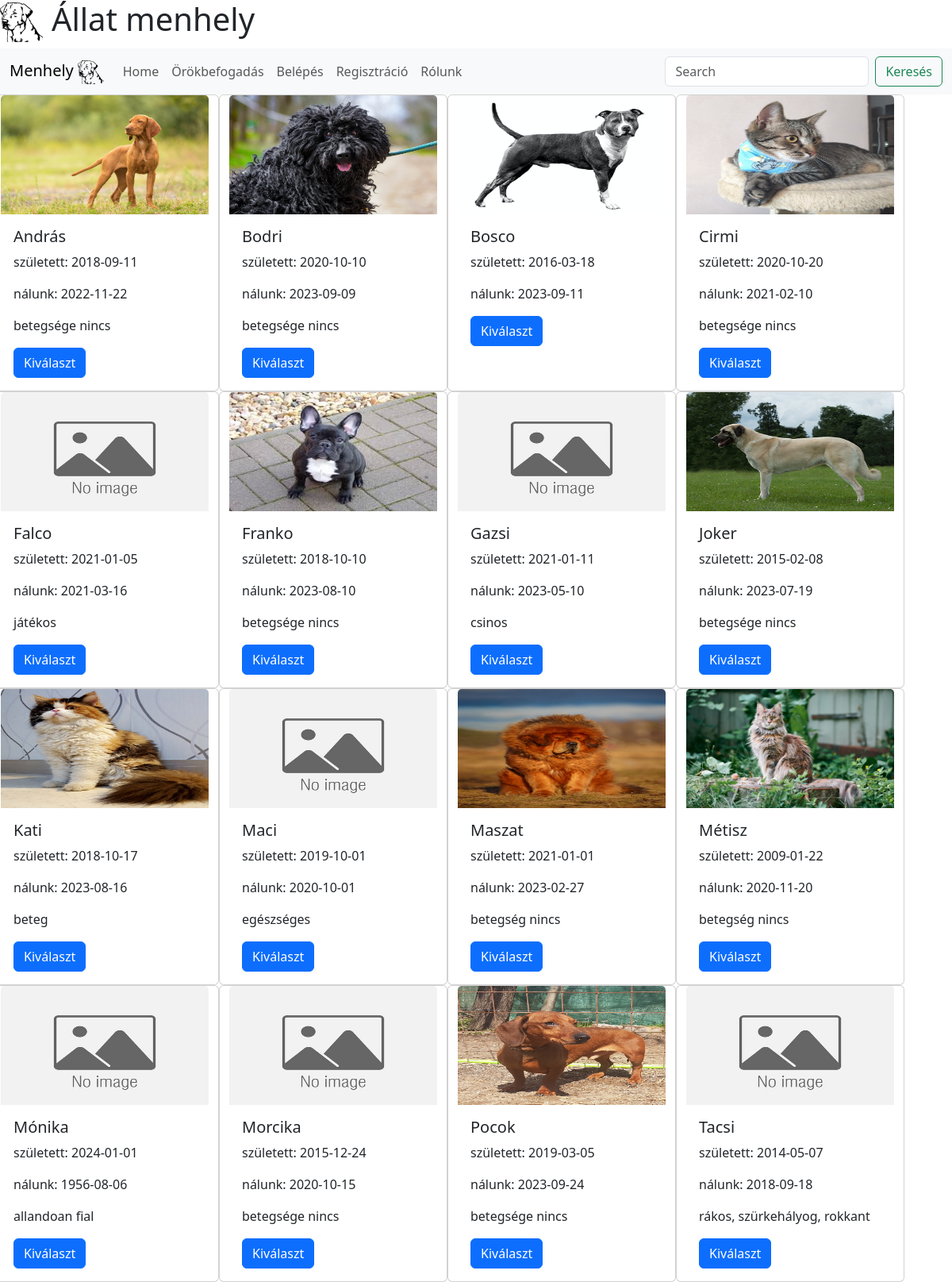
The page / on the database its author committed.
### tables this page shows
CREATE TABLE `allat` (
  `allatid` int(10) UNSIGNED NOT NULL,
  `allat_neve` varchar(70) NOT NULL,
  `faj` varchar(60) NOT NULL,
  `fajta` varchar(30) DEFAULT NULL,
  `szuletesi_ido` date DEFAULT NULL,
  `nem` varchar(50) DEFAULT NULL,
  `megjegyzes` varchar(28) DEFAULT NULL,
  `nyilvantartasban` date NOT NULL DEFAULT current_timestamp()
);

### classes/Database.php (called while the page is built, shortened)
<?php
class Database {
    private $db = null;
    public function __construct($host, $username, $pass, $db) {
        try {
            $this->db = new mysqli($host, $username, $pass, $db);
            $this->db->set_charset("utf8");
        } catch (Exception $exc) {
            $this->error = true;
            echo '<p>Az adatbázis nem elérhető!</p>';
            exit();
        }
    }
    public function osszesAllat() {
        $result = $this->db->query("SELECT * FROM `allat`");
        return $result->fetch_all(MYSQLI_ASSOC);
    }
}

### pages/home.php (the view)
<div class="row">
    <?php
    foreach ($db->osszesAllat() as $row) {
        $image = null;
        if (file_exists("./allatkepek/" . $row['allat_neve'] . ".jpg")) {
            $image = "./allatkepek/" . $row['allat_neve'] . ".jpg";
        } else if (file_exists("./allatkepek/" . $row['allat_neve'] . ".jpeg")) {
            $image = "./allatkepek/" . $row['allat_neve'] . ".jpeg";
        } else if (file_exists("./allatkepek/" . $row['allat_neve'] . ".png")) {
            $image = "./allatkepek/" . $row['allat_neve'] . ".png";
        } else {
            $image = "./images/noimage.jpg";
        }
        $card = '<div class="card" style="width: 18rem;">
                    <img src="'.$image.'" class="card-img-top" alt="...">
                    <div class="card-body">
                        <h5 class="card-title">' . $row['allat_neve'] . '</h5>' .
                '<p class="card-text">született: ' . $row['szuletesi_ido'] . '</p>' .
                '<p class="card-text">nálunk: ' . $row['nyilvantartasban'] . '</p>' .
                '<p class="card-text">' . $row['megjegyzes'] . '</p>' .
                '<a href="index.php?menu=home&id=' . $row['allatid'] . '" class="btn btn-primary">Kiválaszt</a>
                    </div>
                </div>
            ';
        echo $card;
    }
    ?>
</div>

### layout/head.php (shortened to what this page needs)
<!DOCTYPE html>
<html lang="hu">
    <head>
        <link rel="stylesheet" href="https://cdnjs.cloudflare.com/ajax/libs/bootstrap/5.3.0-alpha1/css/bootstrap.min.css" />
        <link rel="stylesheet" href="./layout/menhely.css"/>
    </head>

### index.php (shortened to what this page needs)
<?php
require_once './classes/Database.php';
$db = new Database("localhost", "root", "", "menhely");
require_once './layout/head.php';
$menu = filter_input(INPUT_GET, "menu");
?>
<body>
    <?php
    require_once './layout/header.php';
    require_once './layout/menu.php';
    require_once './tartalom.php';
    ?>
</body>
</html>

### layout/header.php
<h1><img src="./images/labrador.svg" alt="alt" height="50"/> Állat menhely</h1>

### layout/menu.php (shortened to what this page needs)
<nav class="navbar navbar-expand-lg bg-body-tertiary">
    <div class="container-fluid">
        <a class="navbar-brand" href="#">
            Menhely
            <img src="./images/labrador.svg" height="30" alt="Menhely logo">
        </a>
        <div class="collapse navbar-collapse" id="navbarSupportedContent">
            <ul class="navbar-nav me-auto mb-2 mb-lg-0">
                <li class="nav-item">
                    <a class="nav-link" aria-current="page" href="index.php?menu=home">Home</a>
                </li>
                <?php
                if ($_SESSION['login']) {
                    echo '<li class="nav-item">
                        <a class="nav-link' . ($menu == 'orokbefogadasUser' ? ' active' : '') . '" aria-current="page" href="index.php?menu=orokbefogadasUser">Örökbefogadás</a>
                      </li>
                        <li class = "nav-item">
                            <a class = "nav-link' . ($menu == 'logout' ? ' active' : '') . '" href = "index.php?menu=logout">Kilépés</a>
                        </li>';
                } else {
                    echo '<li class = "nav-item">
                        <a class = "nav-link' . ($menu == 'orokbefogadasGuest' ? ' active' : '') . '" aria-current = "page" href = "index.php?menu=orokbefogadasGuest">Örökbefogadás</a>
                    </li>
                    <li class = "nav-item">
                        <a class = "nav-link' . ($menu == 'login' ? ' active' : '') . '" href = "index.php?menu=login">Belépés</a>
                    </li>
                    <li class = "nav-item">
                        <a class = "nav-link' . ($menu == 'regisztracio' ? ' active' : '') . '" href = "index.php?menu=regisztracio">Regisztráció</a>
                    </li>';
                }
                ?>
                <li class = "nav-item">
                    <a class = "nav-link <?php echo ($menu == 'rolunk' ? 'active' : ''); ?>" href = "index.php?menu=rolunk">Rólunk</a>
                </li>
            </ul>
            <form class = "d-flex" role = "search">
                <input class = "form-control me-2" type = "search" placeholder = "Search" aria-label = "Search">
                <button class = "btn btn-outline-success" type = "submit">Keresés</button>
            </form>
        </div>
    </div>
</nav>

### tartalom.php (shortened to what this page needs)
<?php
switch ($menu) {
    default:
        require_once './pages/home.php';
        break;
}

### layout/menhely.css (style rules this page uses)
.card-img, .card-img-top { max-height: 150px; width: auto; }

### rows shown on the page
allat: allat_neve (picture), allat_neve "András", szuletesi_ido "2018-09-11", nyilvantartasban "2022-11-22", megjegyzes "betegsége nincs"
allat: allat_neve (picture), allat_neve "Bodri", szuletesi_ido "2020-10-10", nyilvantartasban "2023-09-09", megjegyzes "betegsége nincs"
allat: allat_neve (picture), allat_neve "Bosco", szuletesi_ido "2016-03-18", nyilvantartasban "2023-09-11"
allat: allat_neve (picture), allat_neve "Cirmi", szuletesi_ido "2020-10-20", nyilvantartasban "2021-02-10", megjegyzes "betegsége nincs"
allat: allat_neve "Falco", szuletesi_ido "2021-01-05", nyilvantartasban "2021-03-16", megjegyzes "játékos"
allat: allat_neve (picture), allat_neve "Franko", szuletesi_ido "2018-10-10", nyilvantartasban "2023-08-10", megjegyzes "betegsége nincs"
allat: allat_neve "Gazsi", szuletesi_ido "2021-01-11", nyilvantartasban "2023-05-10", megjegyzes "csinos"
allat: allat_neve (picture), allat_neve "Joker", szuletesi_ido "2015-02-08", nyilvantartasban "2023-07-19", megjegyzes "betegsége nincs"
allat: allat_neve (picture), allat_neve "Kati", szuletesi_ido "2018-10-17", nyilvantartasban "2023-08-16", megjegyzes "beteg"
allat: allat_neve "Maci", szuletesi_ido "2019-10-01", nyilvantartasban "2020-10-01", megjegyzes "egészséges"
allat: allat_neve (picture), allat_neve "Maszat", szuletesi_ido "2021-01-01", nyilvantartasban "2023-02-27", megjegyzes "betegség nincs"
allat: allat_neve (picture), allat_neve "Métisz", szuletesi_ido "2009-01-22", nyilvantartasban "2020-11-20", megjegyzes "betegség nincs"
allat: allat_neve "Mónika", szuletesi_ido "2024-01-01", nyilvantartasban "1956-08-06", megjegyzes "allandoan fial"
allat: allat_neve "Morcika", szuletesi_ido "2015-12-24", nyilvantartasban "2020-10-15", megjegyzes "betegsége nincs"
allat: allat_neve (picture), allat_neve "Pocok", szuletesi_ido "2019-03-05", nyilvantartasban "2023-09-24", megjegyzes "betegsége nincs"
allat: allat_neve "Tacsi", szuletesi_ido "2014-05-07", nyilvantartasban "2018-09-18", megjegyzes "rákos, szürkehályog, rokkant"
